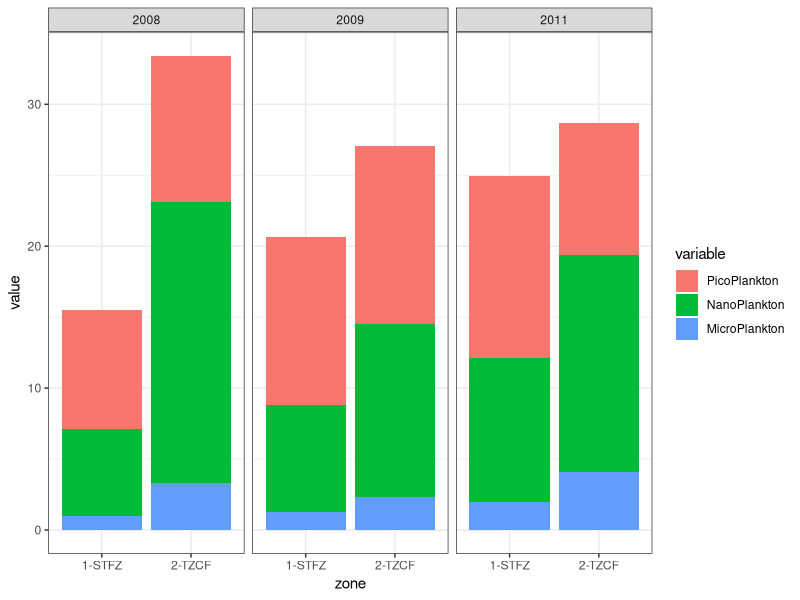
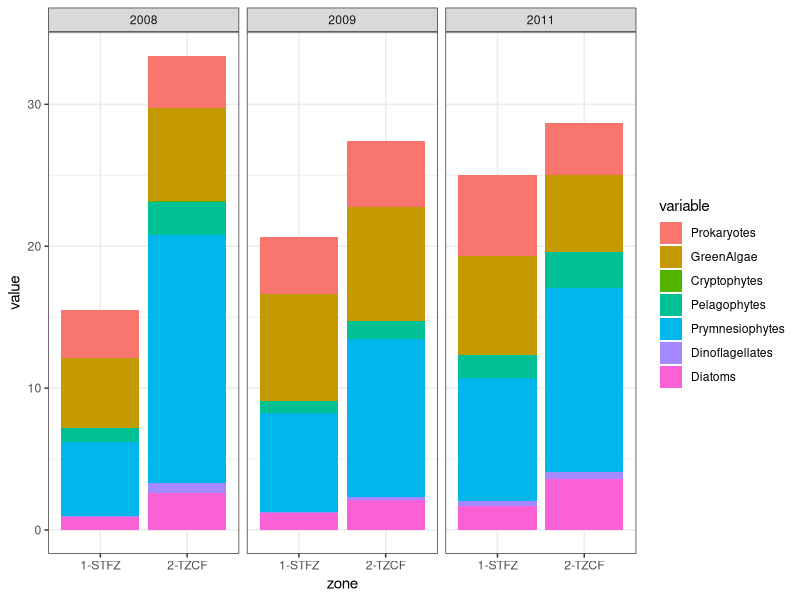
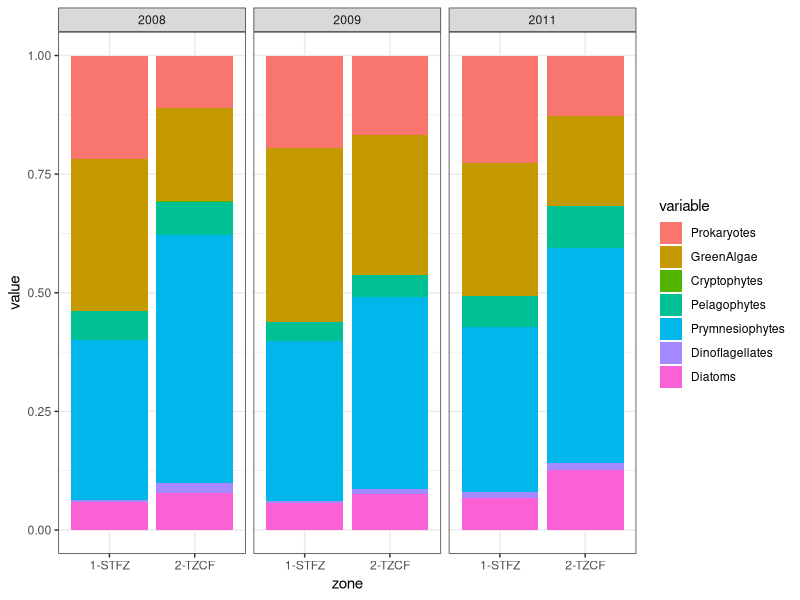
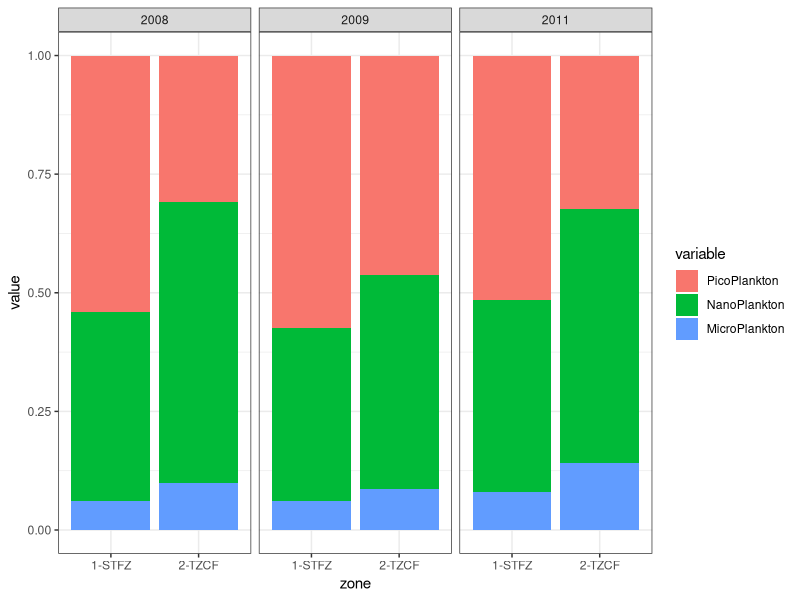

Recreate these plots in R, in order.
# This is an R script to read in the data written from the Matlab script FigXIntSizeClasses.m to file chlpigdata.csv
#
# Need the libraries reshape and ggplot2
library(reshape)
library(ggplot2)

# Read in the file that Matlab wrote out (CSV). chlpigdata.csv is actual values
pig = read.csv('chlpigdatahirata.csv',header=T)

#Change 1,2 to '1-STFZ','2-TZCF' since Matlab only writes numbers
pig$zone[pig$zone==1]='1-STFZ'
pig$zone[pig$zone==2]='2-TZCF'

repig.all = melt(pig[,c(1:2,4:10)],id=c('year','zone')) #Reshape to columns only taking chloropigments (e.g. pro, prym, diat, etc)
repig.size = melt(pig[,c(1:2,11:13)],id=c('year','zone')) # Reshape but only pico, nano, micro groups

# Barplot of pico, nano, micro in all areas grouped by year and zone
ggplot() + geom_bar(data=repig.size, aes(y = value, x = zone, fill = variable), stat="identity", position='stack') + theme_bw() + facet_grid( ~ year)

# Barplot of all groups in all areas grouped by year and zone
ggplot() + geom_bar(data=repig.all, aes(y = value, x = zone, fill = variable), stat="identity", position='stack') + theme_bw() + facet_grid( ~ year)

# Do same thing but as percentage
pigperc = cbind(pig[,1:2],pig[4:10]/rowSums(pig[4:10]))

repigperc.all = melt(pigperc,id=c('year','zone')) #Reshape to columns only taking chloropigments (e.g. pro, prym, diat, etc)

# Barplot of pico, nano, micro in all areas grouped by year and zone
ggplot() + geom_bar(data=repigperc.all, aes(y = value, x = zone, fill = variable), stat="identity", position='stack') + theme_bw() + facet_grid( ~ year)

# Now do the size classes
pigperc = cbind(pig[,1:2],pig[11:13]/rowSums(pig[11:13]))

repigperc.size = melt(pigperc,id=c('year','zone')) #Reshape to columns only taking chloropigments (e.g. pro, prym, diat, etc)

# Barplot of pico, nano, micro in all areas grouped by year and zone
ggplot() + geom_bar(data=repigperc.size, aes(y = value, x = zone, fill = variable), stat="identity", position='stack') + theme_bw() + facet_grid( ~ year)
